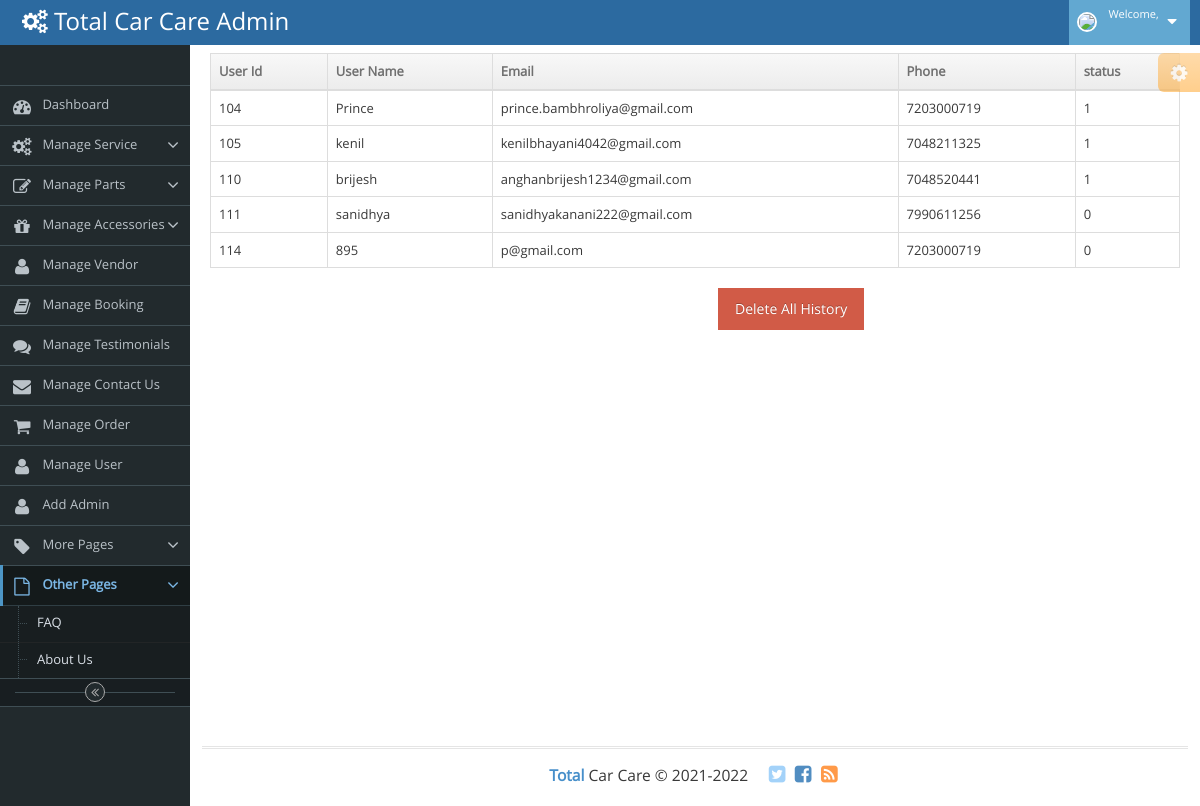
Screenshot of /manage_user.php with the database file from the repository.
### tables this page shows
CREATE TABLE `user_registration` (
  `uid` int(11) NOT NULL,
  `uname` varchar(50) NOT NULL,
  `email` varchar(50) NOT NULL,
  `password` varchar(50) NOT NULL,
  `phone` varchar(50) NOT NULL,
  `otp` int(11) NOT NULL,
  `status` int(11) NOT NULL
);

### manage_user.php (the view, shortened to what this page needs)
<?php
    include("hhh.php");
?>
<!DOCTYPE html>
<body>
    <form method="POST" action="" enctype="multipart/form-data">
        <div class="row">
            <div class="col-xs-12">
                <table id="simple-table" class="table  table-bordered table-hover">
                    <thead>
                        <tr>
                            <th>User Id</th>
                            <th>User Name</th>
                            <th>Email</th>
                            <th>Phone</th>
                            <th>status</th>
                        </tr>
                    </thead>
                    <tbody>
                        <?php
								include('connect.php');
								$q=mysqli_query($con,"select * from user_registration");
								while($row=mysqli_fetch_array($q))
								{
								?>
                        <tr>
                            <td><?php echo $row['uid']; ?></td>
                            <td><?php echo $row['uname']; ?></td>
                            <td><?php echo $row['email']; ?></td>
                            <td><?php echo $row['phone']; ?></td>
                            <td><?php echo $row['status']; ?></td>
                        </tr>
                        <?php
							}
						?>
                    </tbody>
                </table>
            </div>
            <div style="margin-left: 520px;">
                <input type="submit" name="delete" id="delete" value="Delete All History" class="btn btn-danger mr-2">
            </div>
    </form>
</body>
</html>
<?php
    include("fff.php");
?>

### rows the page displays
user_registration: uid "104", uname "Prince", email "prince.bambhroliya@gmail.com", phone "7203000719", status "1"
user_registration: uid "105", uname "kenil", email "kenilbhayani4042@gmail.com", phone "7048211325", status "1"
user_registration: uid "110", uname "brijesh", email "anghanbrijesh1234@gmail.com", phone "7048520441", status "1"
user_registration: uid "111", uname "sanidhya", email "sanidhyakanani222@gmail.com", phone "7990611256", status "0"
user_registration: uid "114", uname "895", email "p@gmail.com", phone "7203000719", status "0"
